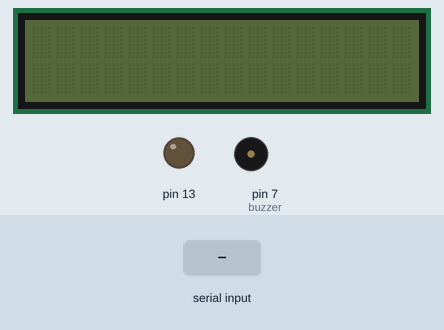
Recording of a sketch running on a simulated Arduino Uno, built with avr-gcc and run on an emulated ATmega328P. Shown: 16×2 character LCD, output pins drawn as LEDs (lit = HIGH), buzzer (waves = sounding). Inputs (shaded band) come from the test bench.

Above: at 1.2 s.
1.3 s: "1\n" received over the second serial link
At 2.6 s:
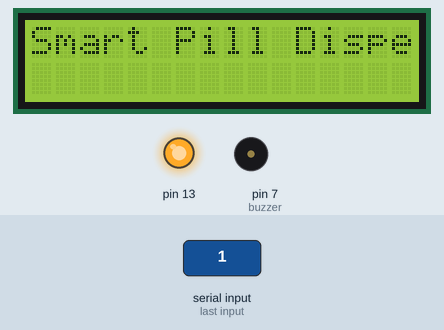
At 5.1 s:
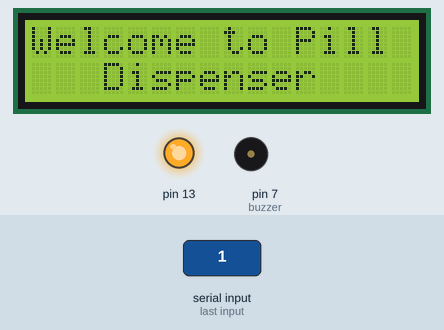
Timing chart, 0 to 36.5 s (numbered marks = the images above; inputs shaded):
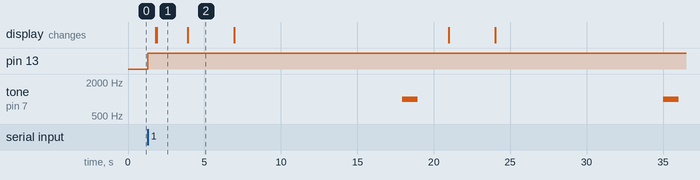

The sketch:

pill_dispenser_compiled_ver.ino
```cpp
#include <LiquidCrystal_I2C.h>
#include <SoftwareSerial.h>
LiquidCrystal_I2C lcd(0x27,  16, 2);
#define pin1  8
#define pin2  9
#define pin3  10
#define pin4  11
int buzzer = 7;
int period = 500;
unsigned long time_now = 0;
void stepper_moving(void);          //this function used to rotate stepper motor
void Step_A(void);                  //the following four functionts related to motion of stepper motor
void Step_B(void);
void Step_C(void);
void Step_D(void);
void forward(void);
volatile int counter=0;

void Step_A(){
  digitalWrite(pin1, HIGH);//turn on coil 1
  digitalWrite(pin2, LOW);
  digitalWrite(pin3, LOW);
  digitalWrite(pin4, LOW);
}
void Step_B(){
  digitalWrite(pin1, LOW);
  digitalWrite(pin2, HIGH);//turn on coil 2
  digitalWrite(pin3, LOW);
  digitalWrite(pin4, LOW);
}
void Step_C(){
  digitalWrite(pin1, LOW);
  digitalWrite(pin2, LOW);
  digitalWrite(pin3, HIGH); //turn on coil 3
  digitalWrite(pin4, LOW);
}
void Step_D(){
  digitalWrite(pin1, LOW);
  digitalWrite(pin2, LOW);
  digitalWrite(pin3, LOW);
  digitalWrite(pin4, HIGH); //turn on coil 4
}
void step_OFF(){
  digitalWrite(pin1, LOW); //power all coils down
  digitalWrite(pin2, LOW);
  digitalWrite(pin3, LOW);
  digitalWrite(pin4, LOW);
}

void forward(){//one tooth forward
  Step_A();
  delay(5);
  Step_B();
  delay(5);
  Step_C();
  delay(5);
  Step_D();
  delay(5);
}


void welcome_message(void){
  lcd.clear();
  lcd.print("Welcome to Pill");
  lcd.setCursor(3,1);
  lcd.print("Dispenser");

  delay(2000);

}

void pill_d(void){
  lcd.clear();
  lcd.print("Pill ");
  lcd.setCursor(3,1);
  lcd.print("Dispensed.");

  delay(500);

}

void buzzer_p(){
  delay(10000);
  tone(buzzer, 1000); // tone() is the main function to use with a buzzer, it takes 2 or 3 parameteres (buzzer pin, sound frequency, duration)
  delay(500);
  tone(buzzer, 1000); // You can also use noTone() to stop the sound it takes 1 parametere which is the buzzer pin
  delay(500);
  noTone(buzzer);
}

void time_delay(){
  time_now = millis();

  while(millis() < time_now + period){
    //wait approx. [period] ms
  }
}


char Incoming_value = 0;

SoftwareSerial btSerial(3,4); //Rx/Tx

void setup()
{
  btSerial.begin(9600);
  pinMode(13, OUTPUT);
}

void loop()
{
  if(btSerial.available() > 0)
  {
    Incoming_value = btSerial.read();
    btSerial.print(Incoming_value);
    btSerial.print("\n");
    if(Incoming_value == '1'){
      digitalWrite(13, HIGH);
      time_delay();
      btSerial.print(Incoming_value);
      lcd.init();
      lcd.backlight();
      lcd.print("Smart Pill Dispenser...");
      for (int k = 0; k<4; k++){
        delay(2000);
        welcome_message();
        for(float counter=0; counter<26; counter++){
          forward();

        }
        time_delay();
        pill_d();
        time_delay();
        buzzer_p();
      }
    }
    else if(Incoming_value == '0'){
      digitalWrite(13, LOW);
      delay(200);
      btSerial.print(Incoming_value);
  }
}
}
```

Measured:
- after the input at 1.3 s, pin 13: LOW → HIGH at once; tone on pin 7 (buzzer): alternates 1000 Hz for 1.0 s and silent for 16.1 s, starting after 16.7 s
- what the display in image 1 shows lasts 2.0 s, from 1.9 s to 3.9 s
